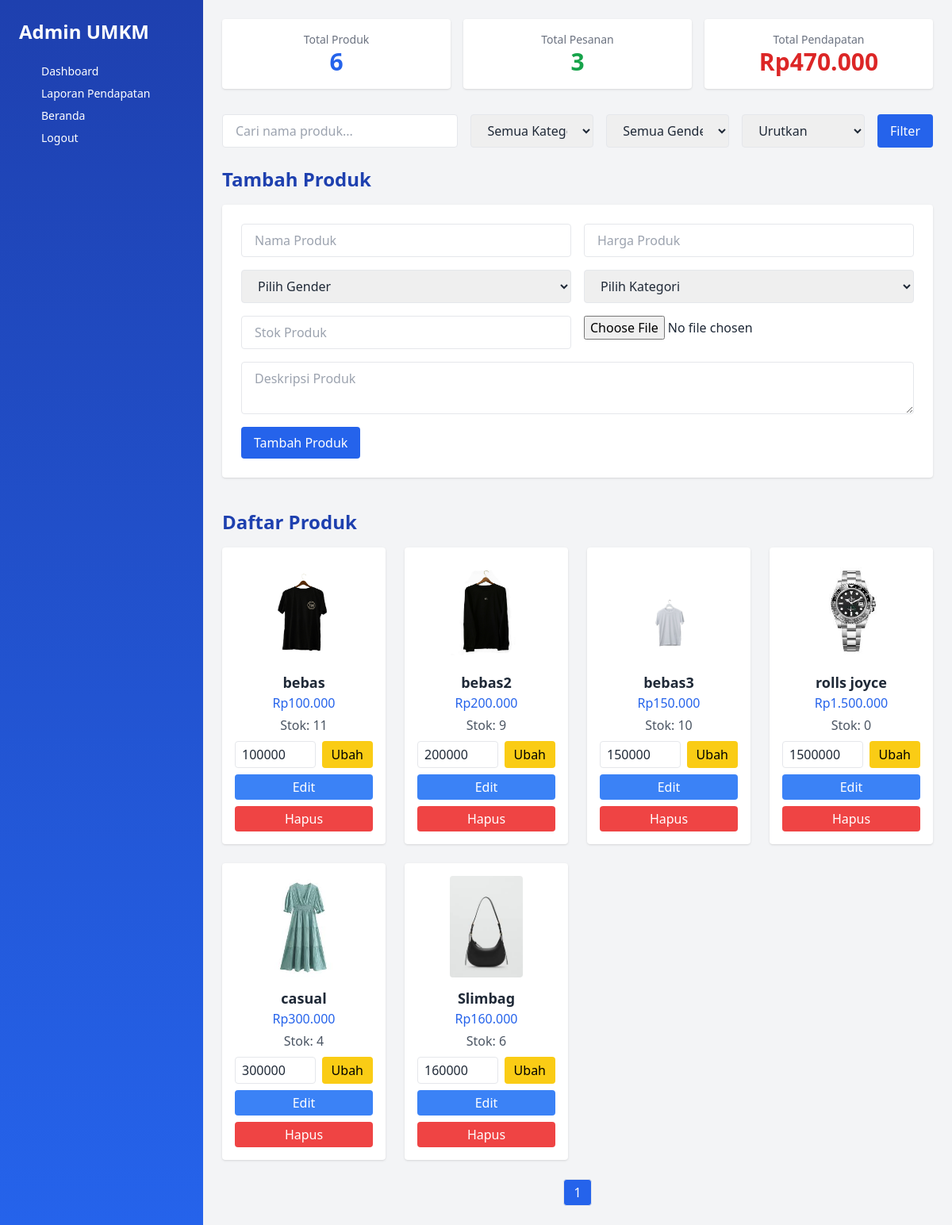
/UMKM/dashboard.php (signed in), run on the app's committed database.
### tables this page shows
CREATE TABLE `produk` (
  `id` int(11) NOT NULL,
  `nama` varchar(100) DEFAULT NULL,
  `deskripsi` text DEFAULT NULL,
  `harga` int(11) DEFAULT NULL,
  `gender` enum('pria','wanita') DEFAULT NULL,
  `gambar` varchar(255) DEFAULT NULL,
  `stok` int(11) DEFAULT 0,
  `quantity` int(11) DEFAULT NULL,
  `kategori` enum('aksesoris','pakaian','lainlain') DEFAULT NULL
);

### UMKM/dashboard.php (the view, shortened to what this page needs)
<?php
include "db.php";
$where = [];
$whereSQL = $where ? "WHERE " . implode(" AND ", $where) : "";
$sortSQL = "";
$totalPesanan = $conn->query("SELECT COUNT(*) as total FROM pesanan")->fetch_assoc()['total'];
$totalPendapatan = $conn->query("SELECT SUM(total) as total FROM pesanan")->fetch_assoc()['total'];
$limit = 12;
$page = isset($_GET['page']) && is_numeric($_GET['page']) ? (int)$_GET['page'] : 1;
$offset = ($page - 1) * $limit;
$totalFiltered = $conn->query("SELECT COUNT(*) as total FROM produk $whereSQL")->fetch_assoc()['total'];
$totalPages = ceil($totalFiltered / $limit);
$produk = $conn->query("SELECT * FROM produk $whereSQL $sortSQL LIMIT $limit OFFSET $offset");
$totalProduk = $conn->query("SELECT COUNT(*) as total FROM produk")->fetch_assoc()['total'];
?>
<!DOCTYPE html>
<html lang="id">
<head>
  <script src="https://cdn.tailwindcss.com"></script>
</head>
<body class="bg-gray-100 text-gray-800">
  <div class="flex min-h-screen">
    <aside class="w-64 bg-gradient-to-b from-blue-800 to-blue-600 text-white p-6 space-y-4">
      <h1 class="text-2xl font-bold mb-6">Admin UMKM</h1>
      <nav class="flex flex-col space-y-2 text-sm">
        <a href="dashboard.php" class="flex items-center gap-2 hover:text-yellow-300"><svg class="w-5 h-5" ...></svg> Dashboard</a>
        <a href="laporan.php" class="flex items-center gap-2 hover:text-yellow-300"><svg class="w-5 h-5" ...></svg> Laporan Pendapatan</a>
        <a href="index.php" class="flex items-center gap-2 hover:text-yellow-300"><svg class="w-5 h-5" ...></svg> Beranda</a>
        <a href="logout.php?role=admin" class="flex items-center gap-2 hover:text-red-300"><svg class="w-5 h-5" ...></svg> Logout</a>
      </nav>
    </aside>
    <main class="flex-1 p-6 bg-gray-100">
      <div class="grid grid-cols-1 md:grid-cols-3 gap-4 mb-8">
        <div class="bg-white p-4 rounded shadow text-center">
          <p class="text-sm text-gray-500">Total Produk</p>
          <p class="text-3xl font-bold text-blue-600"><?= $totalProduk ?></p>
        </div>
        <div class="bg-white p-4 rounded shadow text-center">
          <p class="text-sm text-gray-500">Total Pesanan</p>
          <p class="text-3xl font-bold text-green-600"><?= $totalPesanan ?></p>
        </div>
        <div class="bg-white p-4 rounded shadow text-center">
          <p class="text-sm text-gray-500">Total Pendapatan</p>
          <p class="text-3xl font-bold text-red-600">Rp<?= number_format($totalPendapatan, 0, ',', '.') ?></p>
        </div>
      </div>
      <form method="GET" class="mb-6 flex flex-col md:flex-row gap-4">
        <input type="text" name="search" placeholder="Cari nama produk..." value="<?= $_GET['search'] ?? '' ?>" class="w-full md:w-1/2 px-4 py-2 border rounded" />
        <select name="kategori" class="w-full md:w-1/4 px-4 py-2 border rounded">
          <option value="">Semua Kategori</option>
        </select>
        <select name="gender" class="w-full md:w-1/4 px-4 py-2 border rounded">
          <option value="">Semua Gender</option>
        </select>
        <select name="sort" class="w-full md:w-1/4 px-4 py-2 border rounded">
          <option value="">Urutkan</option>
        </select>
        <button type="submit" class="bg-blue-600 text-white px-4 py-2 rounded hover:bg-blue-700">Filter</button>
      </form>
            <div class="mb-10">
              <h2 class="text-2xl font-semibold mb-4 text-blue-800">Tambah Produk</h2>
              <form action="proses_tambah.php" method="POST" enctype="multipart/form-data" class="space-y-4 bg-white p-6 rounded shadow">
                <div class="grid grid-cols-1 md:grid-cols-2 gap-4">
        <input type="text" name="nama" placeholder="Nama Produk" required class="w-full px-4 py-2 border rounded" />
        <input type="number" name="harga" placeholder="Harga Produk" required class="w-full px-4 py-2 border rounded" />
        <select name="gender" required class="w-full px-4 py-2 border rounded">
          <option value="">Pilih Gender</option>
        </select>
        <select name="kategori" required class="w-full px-4 py-2 border rounded">
          <option value="">Pilih Kategori</option>
        </select>
        <input type="number" name="stok" placeholder="Stok Produk" required class="w-full px-4 py-2 border rounded" />
        <input type="file" name="gambar" accept="image/*" required class="w-full" />
        <textarea name="deskripsi" placeholder="Deskripsi Produk" required class="w-full md:col-span-2 px-4 py-2 border rounded"></textarea>
      </div>
          <button type="submit" class="bg-blue-600 text-white px-4 py-2 rounded hover:bg-blue-700">Tambah Produk</button>
        </form>
      </div>
      <h2 class="text-2xl font-semibold mb-4 text-blue-800">Daftar Produk</h2>
      <div class="grid grid-cols-1 sm:grid-cols-2 md:grid-cols-3 lg:grid-cols-4 gap-6">
        <?php while ($row = $produk->fetch_assoc()): ?>
          <div class="bg-white p-4 rounded shadow text-center transition-transform hover:scale-105 hover:shadow-lg">
            <img src="assets/images/<?php echo $row['gambar']; ?>" class="h-32 mx-auto mb-3 object-contain rounded" />
            <p class="font-semibold text-lg truncate"><?= htmlspecialchars($row['nama']) ?></p>
            <p class="text-blue-600 font-medium mb-1">Rp<?= number_format($row['harga'], 0, ',', '.') ?></p>
            <p class="text-gray-600 mb-2">Stok: <?= $row['stok'] ?></p>
            <form action="update_harga.php" method="POST" class="mt-2 flex gap-2">
              <input type="number" name="harga" value="<?= $row['harga'] ?>" class="border px-2 py-1 rounded w-full" min="0" />
              <button type="submit" class="bg-yellow-400 text-black px-3 py-1 rounded hover:bg-yellow-500 transition">Ubah</button>
            </form>
            <a href="editproduk.php?id=<?= $row['id'] ?>" class="block mt-2 bg-blue-500 text-white px-3 py-1 rounded hover:bg-blue-600 transition">Edit</a>
            <form action="hapus_produk.php" method="POST" onsubmit="return confirm('Yakin ingin hapus?')" class="mt-2">
              <button class="bg-red-500 text-white px-3 py-1 rounded hover:bg-red-600 w-full transition">Hapus</button>
            </form>
          </div>
        <?php endwhile; ?>
      </div>
      <div class="mt-6 flex justify-center items-center space-x-2">
        <?php for ($i = 1; $i <= $totalPages; $i++): ?>
          <a href="?<?= http_build_query(array_merge($_GET, ['page' => $i])) ?>"
            class="px-3 py-1 rounded border <?= $i == $page ? 'bg-blue-600 text-white' : 'bg-white text-blue-600 hover:bg-blue-100' ?> transition">
            <?= $i ?>
          </a>
        <?php endfor; ?>
      </div>
    </main>
  </div>
</body>
</html>

### data on the page
produk: gambar (picture), nama "bebas", harga "100.000", stok "11", harga "100000"
produk: gambar (picture), nama "bebas2", harga "200.000", stok "9", harga "200000"
produk: gambar (picture), nama "bebas3", harga "150.000", stok "10", harga "150000"
produk: gambar (picture), nama "rolls joyce", harga "1.500.000", stok "0", harga "1500000"
produk: gambar (picture), nama "casual", harga "300.000", stok "4", harga "300000"
produk: gambar (picture), nama "Slimbag", harga "160.000", stok "6", harga "160000"

### other printed values
$totalProduk "6"
$totalPesanan "3"
$totalPendapatan "470.000"
